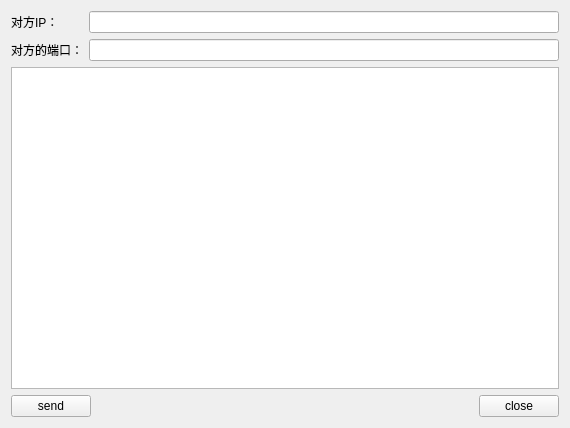
<?xml version="1.0" encoding="UTF-8"?>
<ui version="4.0">
 <class>Widget</class>
 <widget class="QWidget" name="Widget">
  <property name="geometry">
   <rect>
    <x>0</x>
    <y>0</y>
    <width>570</width>
    <height>428</height>
   </rect>
  </property>
  <property name="windowTitle">
   <string>Widget</string>
  </property>
  <layout class="QGridLayout" name="gridLayout">
   <item row="0" column="0">
    <widget class="QLabel" name="label">
     <property name="text">
      <string>对方IP：</string>
     </property>
    </widget>
   </item>
   <item row="1" column="0">
    <widget class="QLabel" name="label_2">
     <property name="text">
      <string>对方的端口：</string>
     </property>
    </widget>
   </item>
   <item row="2" column="0" colspan="4">
    <widget class="QTextEdit" name="textEdit"/>
   </item>
   <item row="3" column="0" colspan="2">
    <widget class="QPushButton" name="pushButtonSend">
     <property name="text">
      <string>send</string>
     </property>
    </widget>
   </item>
   <item row="3" column="2">
    <spacer name="horizontalSpacer">
     <property name="orientation">
      <enum>Qt::Horizontal</enum>
     </property>
     <property name="sizeHint" stdset="0">
      <size>
       <width>384</width>
       <height>20</height>
      </size>
     </property>
    </spacer>
   </item>
   <item row="3" column="3">
    <widget class="QPushButton" name="pushButtonClose">
     <property name="text">
      <string>close</string>
     </property>
    </widget>
   </item>
   <item row="0" column="1" colspan="3">
    <widget class="QLineEdit" name="lineEditIP"/>
   </item>
   <item row="1" column="1" colspan="3">
    <widget class="QLineEdit" name="lineEditPort"/>
   </item>
  </layout>
 </widget>
 <resources/>
 <connections/>
</ui>
